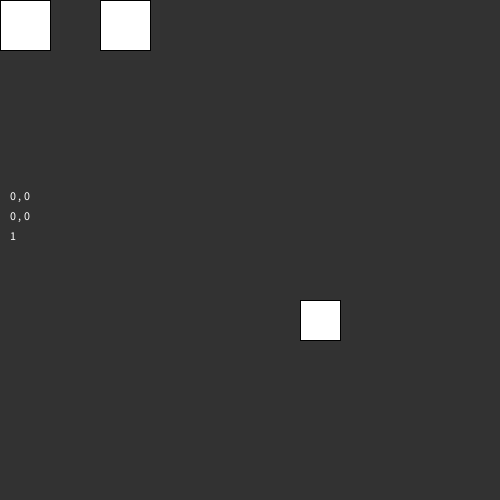
Frame 1 (no input)
Frame 60 (the mouse pressed at the canvas centre just before this capture): identical to frame 1, image omitted
Frame 120 (the mouse held since frame 60 and released just before this capture): identical to frame 1, image omitted

The Processing sketch that drew this single still picture (run headless with seeded random() and noise(); from frame 60 on, the mouse is pressed at the canvas centre):

// Processing sketch: Cest_quoi_tous_ces_noms_de_dossiers_mdr
// ── Cest_quoi_tous_ces_noms_de_dossiers_mdr.pde
int xOri;
int yOri;

int xSouris;
int ySouris;

int echelle = 1;

boolean souris = false;

void setup() {
  size(500, 500);
}

void draw() {
  background(50);
  text(xSouris + " , " + ySouris, 10, 200);
  text(xOri + " , " + yOri, 10, 220);
  text(echelle, 10, 240);

  if (souris == true) {
    xOri = xOri + (mouseX-xSouris);
    yOri = yOri + (mouseY-ySouris);
    xSouris = mouseX;
    ySouris = mouseY;
  }

  rect(300, 300, 40, 40);

  pushMatrix();
  translate(xOri, yOri);
  scale(echelle);
  rect(0, 0, 50, 50);
  rect(100, 0, 50, 50);
  popMatrix();
}

void mousePressed() {
  if (mouseButton == LEFT) {
    souris = true;

    xSouris = mouseX;
    ySouris = mouseY;
  }

  if (mouseButton == RIGHT) {
    echelle ++;
  }
}

void mouseReleased() {
  if (mouseButton == LEFT) {
    souris = false;
  }

  if (mouseButton == CENTER) {
    echelle --;
  }
}
